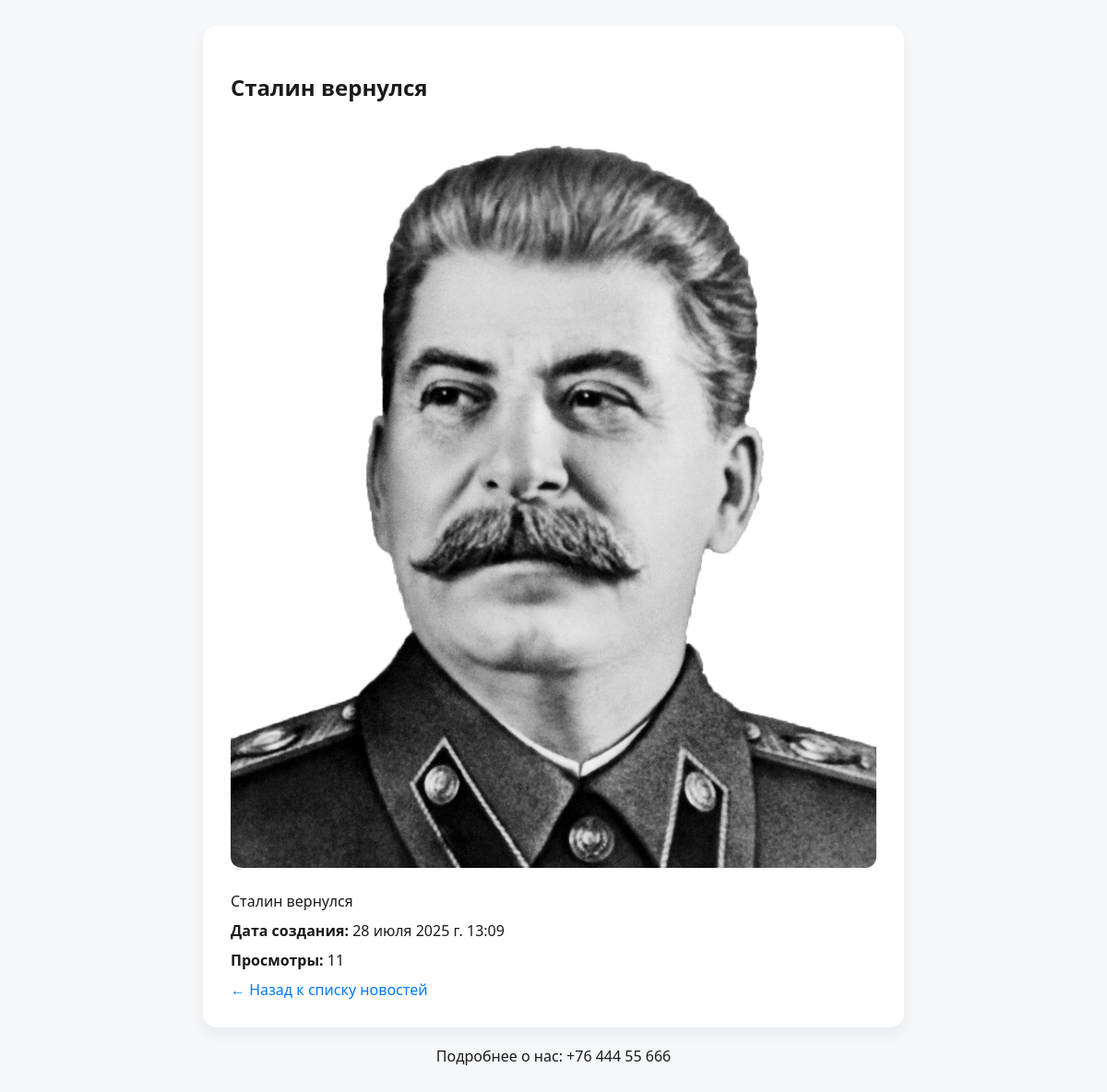
/news_detail/12/, run on the app's committed database.
### news/models.py (models this page shows, shortened)
class News(models.Model):
    title = models.CharField(max_length=100, verbose_name='Название')
    description = models.TextField(verbose_name='Описание')
    created_at = models.DateTimeField(auto_now_add=True, verbose_name='Дата создания')
    views_count = models.IntegerField(default=0 ,verbose_name='Просмотры')
    news_image = models.ImageField(upload_to='news_image/',blank=True,null=True,verbose_name='Новостное изображение')

### news/views.py (the view)
# urls.py: path('news_detail/<int:id>/', news_detail, name='news_detail'),
def news_detail(request, id):
    news = get_object_or_404(News, id=id)
    news.views_count += 1
    news.save( update_fields=['views_count'] )
    context = {'news' : news}
    return render(request, 'news_detail.html', context )

### news/templates/news_detail.html (shortened to what this page needs)
{% load static %}
<!DOCTYPE html>
<html lang="ru">
<head>
    <link rel="stylesheet" href="{% static 'css/news_detail.css' %}">
    <link rel="stylesheet" href="{% static 'css/theme.css' %}">
</head>
<body>
    <div class="news-detail">
        <h2>{{ news.title }}</h2>
        {% if news.news_image %}
            <img src="{{ news.news_image.url }}" alt="{{ news.title }}">
        {% else %}
            <p><i>Фото нет</i></p>
        {% endif %}
        <p>{{ news.description }}</p>
        <p><strong>Дата создания:</strong> {{ news.created_at }}</p>
        <p><strong>Просмотры:</strong> {{ news.views_count }}</p>
        <a href="{% url 'news_list' %}">← Назад к списку новостей</a>
    </div>
    <footer style="text-align:center; margin-top:20px;">
        <p>Подробнее о нас: +76 444 55 666</p>
    </footer>
</body>
</html>

### news/static/css/news_detail.css (style rules this page uses)
body { padding: 20px; font-family: 'Segoe UI', sans-serif; background-color: var(--bg-light); color: var(--text-light); transition: all 0.3s ease-in-out; }
.news-detail { max-width: 700px; margin: 0 auto; padding: 30px; background-color: var(--card-light); border-radius: 15px; box-shadow: 0 8px 16px rgba(0, 0, 0, 0.05); transition: background-color 0.3s; }
.news-detail h2 { margin-bottom: 15px; }
.news-detail img { max-width: 100%; margin: 10px 0; border-radius: 12px; }
.news-detail p { margin: 10px 0; font-size: 1rem; }
a { color: #007BFF; text-decoration: none; }

### news/static/css/theme.css (style rules this page uses)
:root { --bg-light: #f5f7fa; --text-light: #1a1a1a; --card-light: #ffffff; --bg-dark: #121212; --text-dark: #e0e0e0; --card-dark: #1e1e1e; }
body { background-color: var(--bg-light); color: var(--text-light); transition: all 0.3s ease-in-out; }
body { transition: background-color 0.3s ease, color 0.3s ease; }

### data on the page
News: title "Сталин вернулся", news_image (picture), description "Сталин вернулся", created_at "28 июля 2025 г. 13:09", views_count "11"
